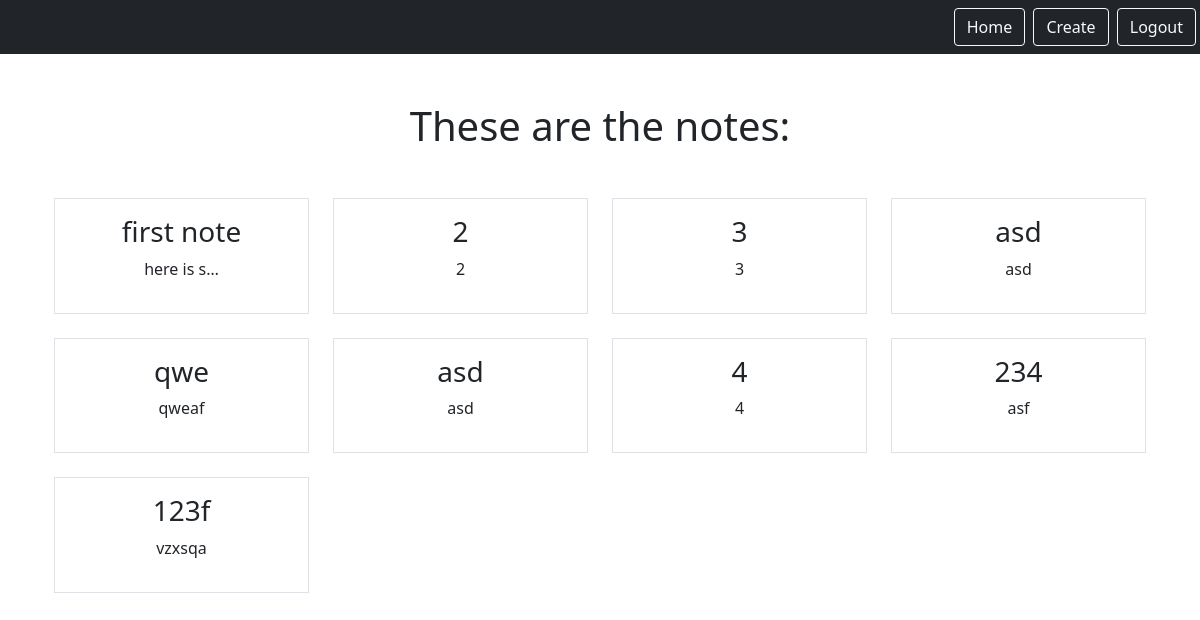
Before: /smart/notes (signed in) with the older database file.
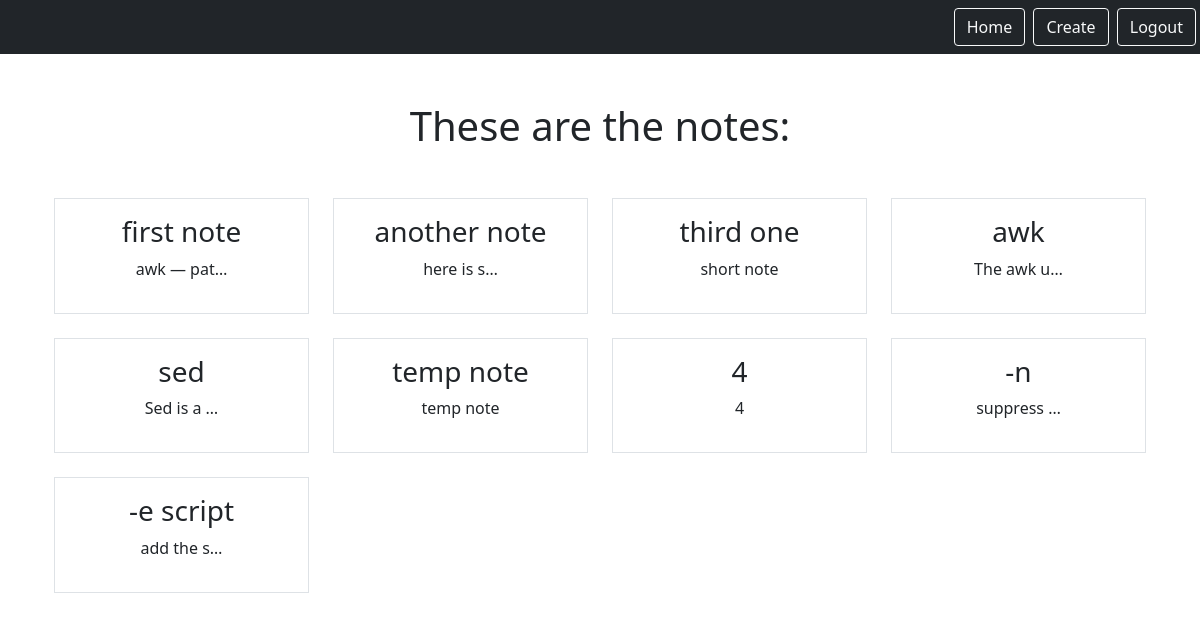
After: the same page with the newer database file.
### notes/models.py (models this page shows)
class Notes(models.Model):
    title = models.CharField(max_length=200)
    note = models.TextField()
    created = models.DateTimeField(auto_now_add=True)
    user = models.ForeignKey(User, on_delete=models.CASCADE, related_name="notes")

### notes/views.py (the view)
# urls.py: path('notes', views.NotesListView.as_view(), name="notes.list"),
class NotesListView(LoginRequiredMixin, ListView):
    model = Notes
    context_object_name = 'notes'
    template_name = 'notes/notes_list.html'
    login_url = '/login'
    def get_queryset(self):
        return self.request.user.notes.all()

### notes/templates/notes/notes_list.html
{% extends "base.html" %}
{% block content %}
    <h1 class="my-5">These are the notes:</h1>
    <div class="container">
        <div class="row g-4">
            {% for note in notes %}
                <div class="col-md-3">
                    <div class="p-3 border">
                        <a href="{% url 'notes.detail' pk=note.id %}" class="text-dark text-decoration-none">
                            <h3>{{ note.title }}</h3>
                        </a>
                        <p>{{ note.note|truncatechars:10 }}</p>
                    </div>
                </div>
            {% endfor %}
        </div>
    </div>
{% endblock %}

### static/templates/base.html (shortened to what this page needs)
{% load static %}
<html>
    <head>
        <link href="https://cdn.jsdelivr.net/npm/bootstrap@5.0.1/dist/css/bootstrap.min.css" rel="stylesheet">
    </head>
    <body>
    <nav class="navbar navbar-dark bg-dark">
        <div class='ms-auto'>
            {% if user.is_authenticated %}
            <a href="{% url 'notes.list'%}" class="btn btn-outline-light me-1">Home</a>
            <a href="{% url 'notes.new'%}" class="btn btn-outline-light me-1">Create</a>
            <form method="post" action="{% url 'logout' %}" style="display:inline;">
                <button type="submit" class="btn btn-outline-light me-1">Logout</button>
            </form>
            {% else %}
            <a href="{% url 'login'%}" class="btn btn-outline-light me-1">Login</a>
            <a href="{% url 'signup'%}" class="btn btn-outline-light me-1">Signup</a>
            {% endif %}
        </div>
    </nav>
    <div class="my-5 text-center container">
        {% block content %}
        {% endblock %}
    </div>
    </body>
</html>

Changed rows visible on the page:
removed Notes: title "234", note "asf"
removed Notes: title "123f", note "vzxsqa"
changed Notes "first note": note "here is s…" → "awk — pat…"
changed Notes: title "2" → "another note"; note "2" → "here is s…"
changed Notes: title "3" → "third one"; note "3" → "short note"
changed Notes: title "asd" → "awk"; note "asd" → "The awk u…"
changed Notes: title "qwe" → "sed"; note "qweaf" → "Sed is a …"
changed Notes: title "asd" → "temp note"; note "asd" → "temp note"
added Notes: title "-n", note "suppress …"
added Notes: title "-e script", note "add the s…"
